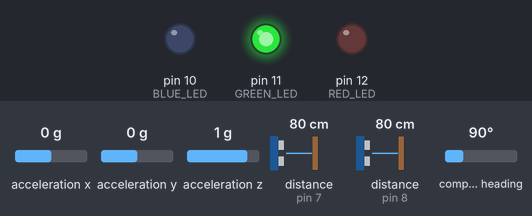
Simulated run of this sketch. Board: Arduino Uno, built with avr-gcc and run on an emulated ATmega328P. Shown: output pins drawn as LEDs (lit = HIGH). Wiring (inferred from the names in the program): 2 × ultrasonic range finder: trigger pin 6, echo pin 7 / trigger pin 9, echo pin 8. The inputs (shaded band) are chosen by the test bench; at power-on: distance to the obstacle (sensors on pin 7, pin 8) 80 cm, acceleration x 0 g, acceleration y 0 g, acceleration z 1 g, compass heading 90°. The echo pulse lasts 58.3 µs per cm; pins used as bus, display or sensor lines are not drawn; what the sketch prints to the serial monitor is not drawn.

Above: at 1.2 s.
1.3 s: distance to the obstacle (sensor on pin 7) set to 120 cm
Timing chart, 0 to 4.3 s (numbered marks = the images above; inputs shaded):
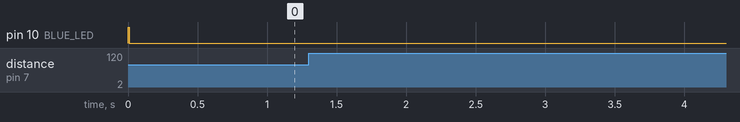

The sketch:

Volting_MUSIC_Arduino_Prototype_V1_1.ino
```cpp
// --- Bibliothèques nécessaires pour le capteur BNO055 ---
#include <Wire.h>
#include <Adafruit_Sensor.h>
#include <Adafruit_BNO055.h>
#include <utility/imumaths.h>

// Création de l’objet BNO055 avec l’ID 55
Adafruit_BNO055 bno = Adafruit_BNO055(55);

// --- Définition des broches pour les LEDs ---
const int BLUE_LED = 10;
const int GREEN_LED = 11;
const int RED_LED = 12;

// --- Définition des broches pour le capteur ultrason n°1 ---
const int trigPin1 = 6;
const int echoPin1 = 7;

// --- Définition des broches pour le capteur ultrason n°2 ---
const int trigPin2 = 9;
const int echoPin2 = 8;

void setup(void) {
  Serial.begin(115200); // Initialisation de la communication série à 115200 bauds

  // Configuration des broches des LEDs en sortie
  pinMode(BLUE_LED, OUTPUT);
  pinMode(GREEN_LED, OUTPUT);
  pinMode(RED_LED, OUTPUT);

  // État initial : LED bleue allumée pour signaler l’initialisation
  digitalWrite(BLUE_LED, HIGH);
  digitalWrite(GREEN_LED, LOW);
  digitalWrite(RED_LED, LOW);

  // Configuration des broches des capteurs à ultrasons
  pinMode(trigPin1, OUTPUT);
  pinMode(echoPin1, INPUT);
  pinMode(trigPin2, OUTPUT);
  pinMode(echoPin2, INPUT);

  // Initialisation du capteur d’orientation BNO055
  if (!bno.begin()) {
    // Si le capteur n’est pas détecté, afficher un message d’erreur et allumer la LED rouge
    Serial.println("Erreur capteur BNO055 non détecté.");
    digitalWrite(RED_LED, HIGH);    // signal d'erreur
    digitalWrite(BLUE_LED, LOW);
    while (1); // Stop le programme ici
  }

  delay(10);
  bno.setExtCrystalUse(true); // Utilisation du cristal externe pour plus de précision

  // Initialisation réussie : allumer la LED verte (prêt) et éteindre la bleue
  digitalWrite(GREEN_LED, HIGH);
  digitalWrite(BLUE_LED, LOW);
}

void loop(void) {
  // --- Lecture des données d’orientation depuis le BNO055 ---
  sensors_event_t event;
  bno.getEvent(&event);

  float currentX = event.orientation.x; // Angle de rotation sur l'axe X
  float currentZ = event.orientation.z; // Angle de rotation sur l'axe Z

  // Affichage des valeurs d’orientation sur le moniteur série
  Serial.print("X:");
  Serial.println(currentX);

  Serial.print("Z:");
  Serial.println(currentZ);

  // --- Mesure de la distance avec le capteur ultrason 1 ---
  long distance1 = mesureDistance(trigPin1, echoPin1);

  // --- Mesure de la distance avec le capteur ultrason 2 ---
  long distance2 = mesureDistance(trigPin2, echoPin2);

  // --- Calcul de la distance totale mesurée ---
  long totalDistance = distance1 + distance2;
  totalDistance = constrain(totalDistance, 0, 400); // Limite à 400 cm (200 cm max par capteur)

  // Affichage de la distance totale comme estimation d’un "volume"
  Serial.print("Volume:");
  Serial.println(totalDistance);

  delay(10); // Petite pause pour éviter de saturer le port série
}

// --- Fonction utilitaire pour mesurer une distance avec un capteur ultrason ---
long mesureDistance(int trig, int echo) {
  digitalWrite(trig, LOW);
  delayMicroseconds(1);
  digitalWrite(trig, HIGH); // Envoi d’une impulsion de 1 µs
  delayMicroseconds(1);
  digitalWrite(trig, LOW);

  // Mesure du temps que met l’écho à revenir
  long duration = pulseIn(echo, HIGH);

  // Conversion en distance (en cm)
  long distance = (duration / 2) / 29.1;

  // Limite la distance à 200 cm pour éviter des valeurs aberrantes
  return constrain(distance, 0, 200);
}
```

Measured:
- after the input at 1.3 s, every drawn part: stays the same
